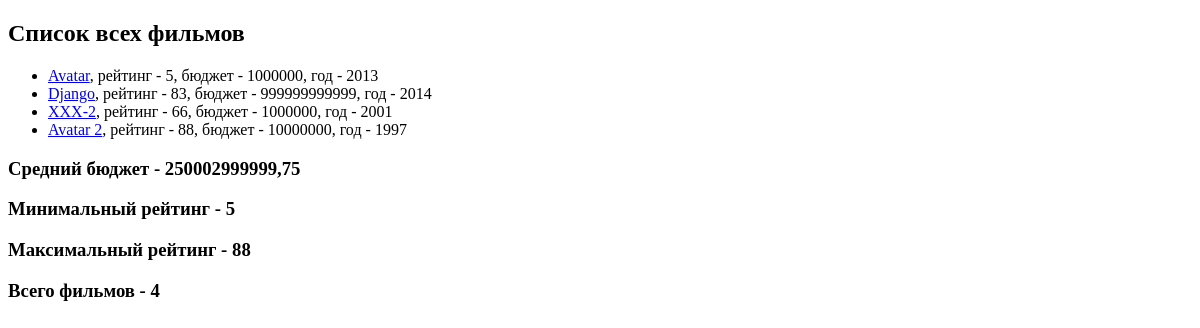
Before: / with the older database file.
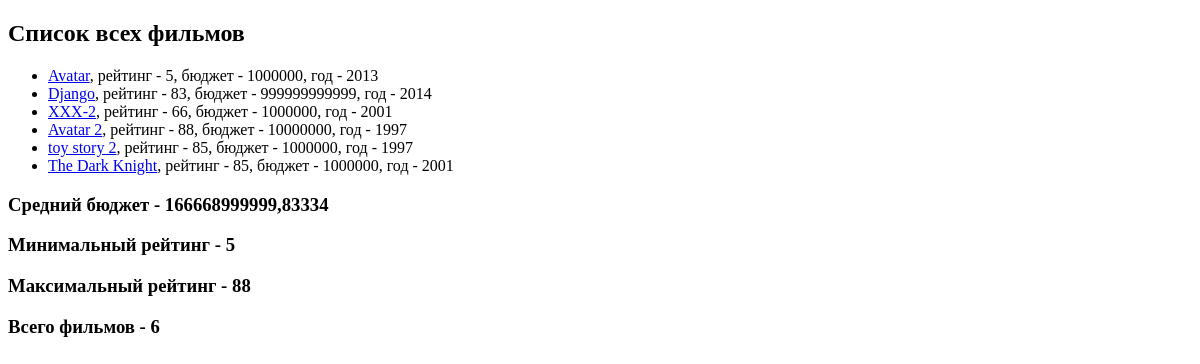
After: the same page with the newer database file.
### movie_app/models.py (models this page shows, shortened)
class Movie(models.Model):
    EURO = "EUR"
    USD = "USD"
    RUB = "RUB"
    CURRENCY_CHOICES = [
        (EURO, 'EURO'),
        (USD, 'Dollars'),
        (RUB, 'Rubles'),
    ]
    name = models.CharField(max_length=40)
    rating = models.IntegerField(validators=[MinValueValidator(1),
                                             MaxValueValidator(100)])
    year = models.IntegerField(null=True, blank=True)
    budget = models.IntegerField(default=1000000, blank=True, validators=[MinValueValidator(1)])
    currency = models.CharField(max_length=3, choices=CURRENCY_CHOICES, default=RUB)
    slug = models.SlugField(default='', null=False)
    director = models.ForeignKey(Director, on_delete=models.CASCADE, null=True)
    actors = models.ManyToManyField(Actor)
    def get_url(self):
        return reverse('movie-detail', args=[self.slug])

### movie_app/views.py (the view)
# urls.py: path('', views.show_all_movie),
def show_all_movie(request):
    movies = Movie.objects.annotate(
        true_bool=Value(True),
        false_bool=Value(False),
        str_bool=Value('hello'),
        int_bool=Value(20),
        new_budget=F('budget')+100,
        sum_rat_year=F('rating') + F('year')
    )
    agg = movies.aggregate(Avg('budget'), Max('rating'), Min('rating'), Count('rating'))
    return render(request, 'movie_app/all_movies.html', {
        'movies': movies,
        'agg': agg
    })

### movie_app/templates/movie_app/all_movies.html (shortened to what this page needs)
{% extends 'movie_app/base.html'%}
{% block content %}
    <h2>Список всех фильмов</h2>
    <ul>
        {% for movie in movies %}
            <li><a href="{{ movie.get_url }}">{{ movie.name }}</a>,
                рейтинг - {{ movie.rating }},
                бюджет - {{ movie.budget }},
                год - {{ movie.year|default:'Неизвестен' }}</li>
        {% endfor %}
    </ul>
    <h3>Средний бюджет - {{ agg.budget__avg }}</h3>
    <h3>Минимальный рейтинг - {{ agg.rating__min }}</h3>
    <h3>Максимальный рейтинг - {{ agg.rating__max }}</h3>
    <h3>Всего фильмов - {{ agg.rating__count }}</h3>
{% endblock %}

### movie_app/templates/movie_app/base.html (shortened to what this page needs)
<!DOCTYPE html>
<html lang="en">
<head>
</head>
<body>
{% block content %}
{% endblock %}
</body>
</html>

Changed rows visible on the page:
added Movie: name "toy story 2", rating "85", budget "1000000", year "1997"
added Movie: name "The Dark Knight", rating "85", budget "1000000", year "2001"
Other visible differences:
{{ agg.budget__avg }}: "250002999999,75" → "166668999999,83334"
{{ agg.rating__count }}: "4" → "6"
